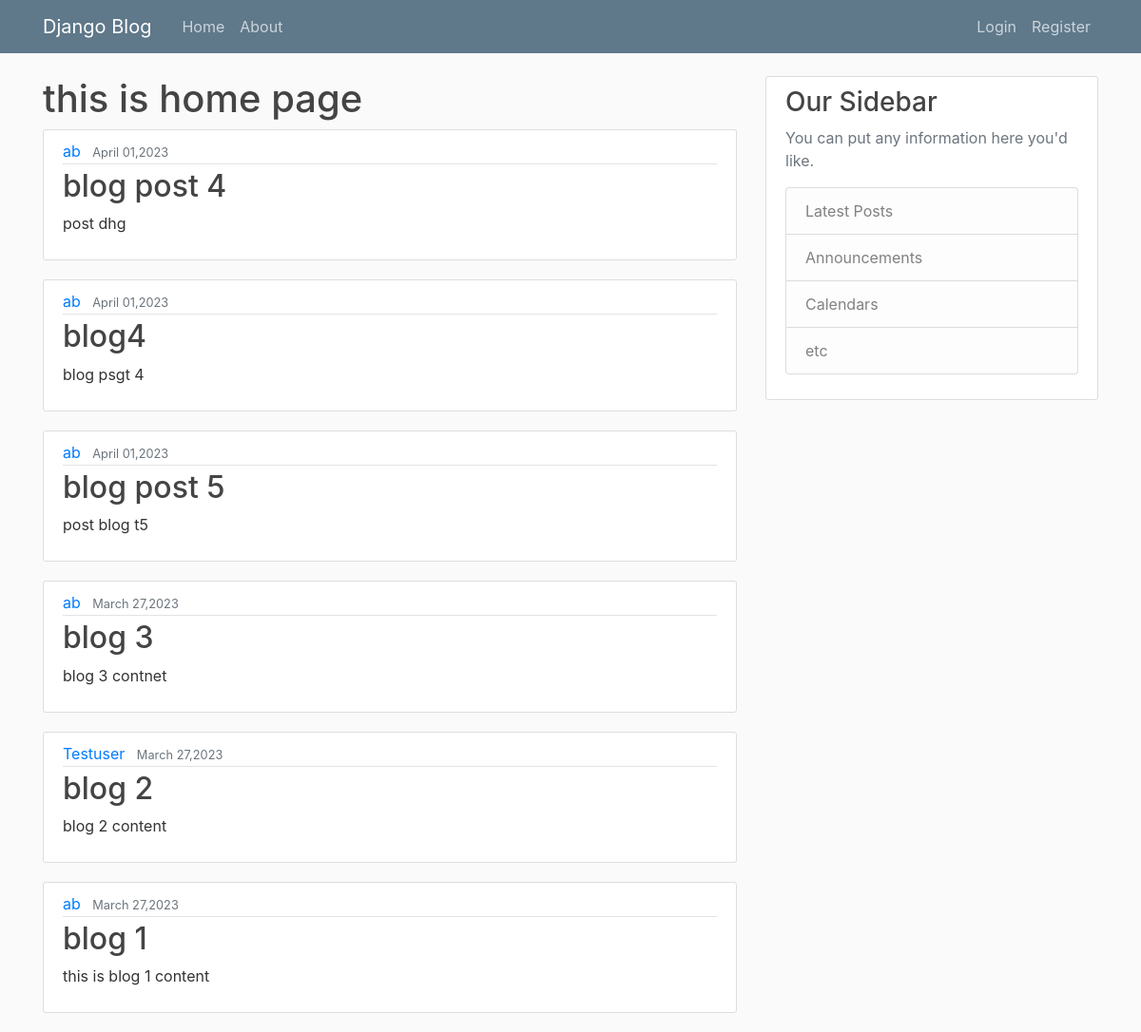
Before: / with the older database file.
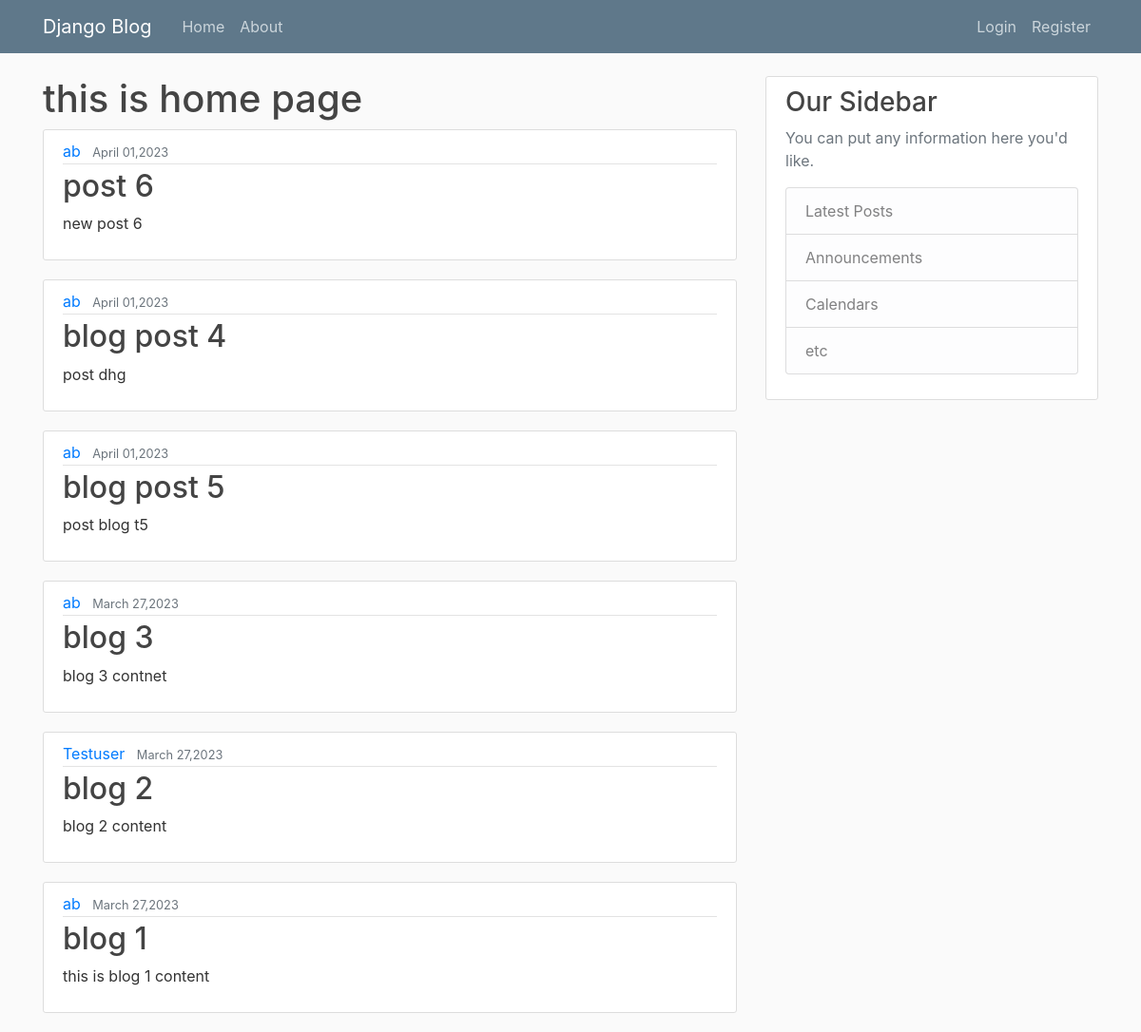
After: the same page with the newer database file.
### blog/models.py (models this page shows, shortened)
class Post(models.Model):
    title = models.CharField(max_length=200)
    content = models.TextField()
    date_posted = models.DateTimeField(default=timezone.now)
    author = models.ForeignKey(User, on_delete=models.CASCADE)

### blog/views.py (the view)
# urls.py: path('',PostlistView.as_view(), name='blog-home'),
class PostlistView(ListView):
    model = Post
    template_name = 'blog/Home.html'
    context_object_name = 'posts'
    ordering = ['-date_posted']

### blog/templates/blog/Home.html
{% extends 'blog/base.html' %}
{% block content %}
    <h1> this is home page</h1>
    {% for post in posts %}
       <article class="media content-section">
          <div class="media-body">
            <div class="article-metadata">
              <a class="mr-2" href="#">{{ post.author }}</a>
              <small class="text-muted">{{ post.date_posted|date:"F d,Y" }}</small>
            </div>
            <h2><a class="article-title" href="{% url 'post-detail' post.id %}">{{ post.title }}</a></h2>
            <p class="article-content">{{ post.content }}</p>
          </div>
        </article>
    {% endfor %}
{% endblock content %}

Changed rows visible on the page:
removed Post: author "ab", date_posted "April 01,2023", title "blog4", content "blog psgt 4"
added Post: author "ab", date_posted "April 01,2023", title "post 6", content "new post 6"
